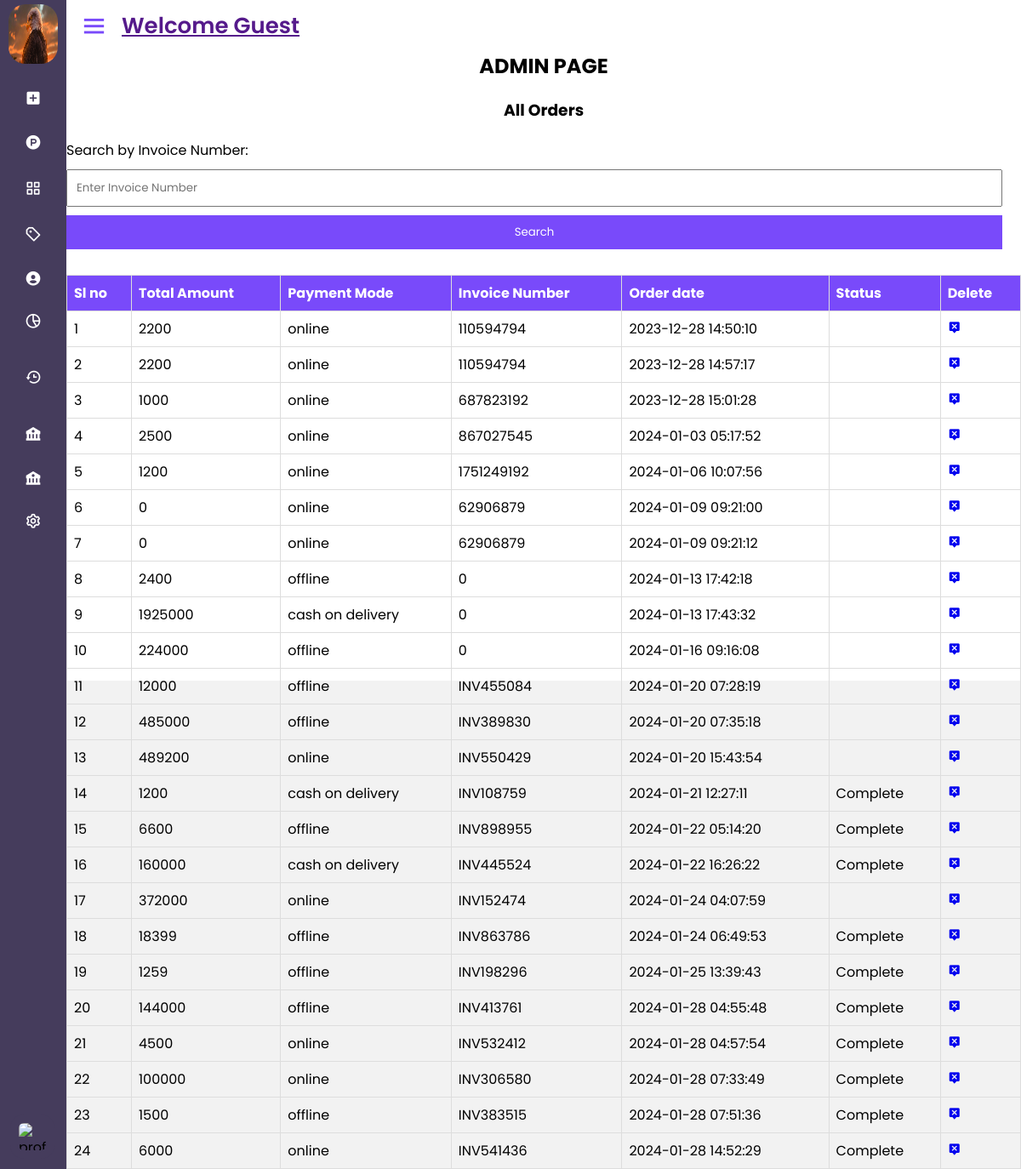
The page /admin_area/admin.php?payment on the database its author committed.
### tables this page shows
CREATE TABLE `user_payments` (
  `payment_id` int(11) NOT NULL,
  `order_id` int(11) NOT NULL,
  `invoice_number` varchar(255) NOT NULL,
  `amount` int(11) NOT NULL,
  `payment_mode` varchar(255) NOT NULL,
  `date` timestamp NOT NULL DEFAULT CURRENT_TIMESTAMP ON UPDATE CURRENT_TIMESTAMP,
  `user_email` varchar(255) NOT NULL
);

CREATE TABLE `placeorderdetails_table` (
  `order_details_id` int(11) NOT NULL,
  `user_id` int(11) NOT NULL,
  `order_id` int(11) NOT NULL,
  `username` varchar(255) NOT NULL,
  `address` varchar(255) NOT NULL,
  `contact_number` varchar(20) NOT NULL,
  `postal_number` varchar(20) NOT NULL,
  `product_images` varchar(255) NOT NULL,
  `product_prices` varchar(255) NOT NULL,
  `product_titles` varchar(255) NOT NULL,
  `quantities` varchar(255) NOT NULL,
  `product_ids` varchar(255) NOT NULL,
  `shop_ids` varchar(255) NOT NULL,
  `invoice_number` varchar(255) NOT NULL,
  `order_status` varchar(50) NOT NULL,
  `create_at` timestamp NOT NULL DEFAULT CURRENT_TIMESTAMP ON UPDATE CURRENT_TIMESTAMP,
  `total_price` int(11) NOT NULL,
  `Product_status` varchar(255) NOT NULL
);

### admin_area/payment.php (the view, shortened to what this page needs)
<!DOCTYPE html>
<html lang="en">
<head>
</head>
<body>
<h3>All Orders</h3>
<form method="post" action="">
    <label for="search_invoice">Search by Invoice Number:</label>
    <input type="text" name="search_invoice" id="search_invoice" placeholder="Enter Invoice Number" autocomplete="off">
    <button type="submit" name="submit_search">Search</button>
</form>
<table>
    <thead>
        <?php
        $get_orders = "SELECT * FROM `user_payments`";
        $result = mysqli_query($con, $get_orders);
        $row_count = mysqli_num_rows($result);
        if ($row_count == 0) {
            echo "<h2>No Orders</h2>";
        } else {
            echo "<tr>
                <th>Sl no</th>
                <th>Total Amount</th>
                <th>Payment Mode</th>
                <th>Invoice Number</th>
                <th>Order date</th>
                <th>Status</th>
                <th>Delete</th>
            </tr>
            </thead>
            <tbody>";
            $number = 0;
            while ($row_data = mysqli_fetch_assoc($result)) {
                $order_id = $row_data['order_id'];
                $amount_due = $row_data['amount'];
                $payment_mode = $row_data['payment_mode'];
                $invoice_number = $row_data['invoice_number'];
                $order_date = $row_data['date'];
                $get_user = "SELECT * FROM `placeorderdetails_table` WHERE order_id = $order_id";
                $result_user = mysqli_query($con, $get_user);
                $row_user = mysqli_fetch_assoc($result_user);
                $order_status = $row_user['order_status'];
                $number++;
                echo "<tr>
                    <td>$number</td>
                    <td>$amount_due</td>
                    <td>$payment_mode</td>
                    <td>$invoice_number</td>
                    <td>$order_date</td>
                    <td>$order_status</td>
                    <td><a href='admin.php?delete_payment=$order_id'><i class='bx bxs-message-alt-x'></i></a></td>
                </tr>";
            }
        }
        ?>
    </tbody>
</table>
</body>
</html>

### admin_area/admin.css (style rules this page uses)
:root { --primary-color:#ff6b6b; --secondary-color:#794afa; --secondary-dark-color:#453c5c; --white-color:#ffffff; --light-bg-color:#f2f3f5; --light-text-color:#7c899a; --border-color:#e5e8ec; --dark-color:#0a021c; --font-small:13px; --font-smaller:11px; --percent100:100%; --precent50:50%; --fw3:300; --fw5:500; --fw6:600; --fw7:700; --fw8:800; --trans-background-color: background-color .3s,color .3s; --trans-background: background-color .3s; --trans-color: color .3s; }
* { margin: 0; padding: 0; box-sizing: border-box; font-family: 'Poppins', sans-serif; }

### admin_area/admin.php (style rules this page uses)
body, h3, table { margin: 0; padding: 0; }
body { font-family: 'Arial', sans-serif; background-color: #f2f2f2; }
h3 { text-align: center; margin: 20px 0; }
form, table { max-width: 100%; width: 100%; margin: 20px 0; }
form { display: flex; flex-wrap: wrap; justify-content: space-between; }
label { flex: 0 0 100%; margin-bottom: 10px; }
input, button { padding: 10px; margin-bottom: 10px; box-sizing: border-box; }
input { flex: 0 0 calc(100% - 22px); }
button { flex: 0 0 calc(100% - 22px); background-color: #794afa; color: white; border: none; cursor: pointer; }
table { border-collapse: collapse; margin-bottom: 20px; }
th, td { border: 1px solid #ddd; padding: 8px; text-align: left; }
th { background-color: #794afa; color: white; }

### rows shown on the page
user_payments: amount "2200", payment_mode "online", invoice_number "110594794", date "2023-12-28 14:50:10"
user_payments: amount "2200", payment_mode "online", invoice_number "110594794", date "2023-12-28 14:57:17"
user_payments: amount "1000", payment_mode "online", invoice_number "687823192", date "2023-12-28 15:01:28"
user_payments: amount "2500", payment_mode "online", invoice_number "867027545", date "2024-01-03 05:17:52"
user_payments: amount "1200", payment_mode "online", invoice_number "1751249192", date "2024-01-06 10:07:56"
user_payments: amount "0", payment_mode "online", invoice_number "62906879", date "2024-01-09 09:21:00"
user_payments: amount "0", payment_mode "online", invoice_number "62906879", date "2024-01-09 09:21:12"
user_payments: amount "2400", payment_mode "offline", invoice_number "0", date "2024-01-13 17:42:18"
user_payments: amount "1925000", payment_mode "cash on delivery", invoice_number "0", date "2024-01-13 17:43:32"
user_payments: amount "224000", payment_mode "offline", invoice_number "0", date "2024-01-16 09:16:08"
user_payments: amount "12000", payment_mode "offline", invoice_number "INV455084", date "2024-01-20 07:28:19"
user_payments: amount "485000", payment_mode "offline", invoice_number "INV389830", date "2024-01-20 07:35:18"
user_payments: amount "489200", payment_mode "online", invoice_number "INV550429", date "2024-01-20 15:43:54"
user_payments: amount "1200", payment_mode "cash on delivery", invoice_number "INV108759", date "2024-01-21 12:27:11", placeorderdetails_table.order_status "Complete"
user_payments: amount "6600", payment_mode "offline", invoice_number "INV898955", date "2024-01-22 05:14:20", placeorderdetails_table.order_status "Complete"
user_payments: amount "160000", payment_mode "cash on delivery", invoice_number "INV445524", date "2024-01-22 16:26:22", placeorderdetails_table.order_status "Complete"
user_payments: amount "372000", payment_mode "online", invoice_number "INV152474", date "2024-01-24 04:07:59"
user_payments: amount "18399", payment_mode "offline", invoice_number "INV863786", date "2024-01-24 06:49:53", placeorderdetails_table.order_status "Complete"
user_payments: amount "1259", payment_mode "offline", invoice_number "INV198296", date "2024-01-25 13:39:43", placeorderdetails_table.order_status "Complete"
user_payments: amount "144000", payment_mode "offline", invoice_number "INV413761", date "2024-01-28 04:55:48", placeorderdetails_table.order_status "Complete"
user_payments: amount "4500", payment_mode "online", invoice_number "INV532412", date "2024-01-28 04:57:54", placeorderdetails_table.order_status "Complete"
user_payments: amount "100000", payment_mode "online", invoice_number "INV306580", date "2024-01-28 07:33:49", placeorderdetails_table.order_status "Complete"
user_payments: amount "1500", payment_mode "offline", invoice_number "INV383515", date "2024-01-28 07:51:36", placeorderdetails_table.order_status "Complete"
user_payments: amount "6000", payment_mode "online", invoice_number "INV541436", date "2024-01-28 14:52:29", placeorderdetails_table.order_status "Complete"
